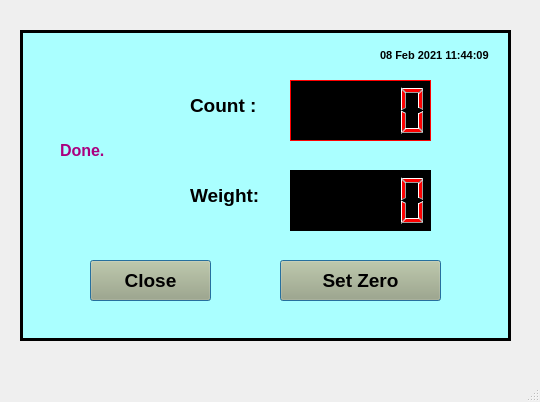
<?xml version="1.0" encoding="UTF-8"?>
<ui version="4.0">
 <class>MainWindow</class>
 <widget class="QMainWindow" name="MainWindow">
  <property name="geometry">
   <rect>
    <x>0</x>
    <y>0</y>
    <width>540</width>
    <height>402</height>
   </rect>
  </property>
  <property name="windowTitle">
   <string>MainWindow</string>
  </property>
  <widget class="QWidget" name="centralwidget">
   <widget class="QFrame" name="frame">
    <property name="geometry">
     <rect>
      <x>20</x>
      <y>30</y>
      <width>491</width>
      <height>311</height>
     </rect>
    </property>
    <property name="autoFillBackground">
     <bool>false</bool>
    </property>
    <property name="styleSheet">
     <string notr="true">background-color: rgb(170, 255, 255);
</string>
    </property>
    <property name="frameShape">
     <enum>QFrame::Box</enum>
    </property>
    <property name="frameShadow">
     <enum>QFrame::Plain</enum>
    </property>
    <property name="lineWidth">
     <number>3</number>
    </property>
    <widget class="QLabel" name="label">
     <property name="geometry">
      <rect>
       <x>360</x>
       <y>10</y>
       <width>121</width>
       <height>31</height>
      </rect>
     </property>
     <property name="font">
      <font>
       <family>Arial</family>
       <pointsize>8</pointsize>
       <weight>75</weight>
       <bold>true</bold>
      </font>
     </property>
     <property name="text">
      <string>08 Feb 2021 11:44:09</string>
     </property>
    </widget>
    <widget class="QLabel" name="label_2">
     <property name="geometry">
      <rect>
       <x>40</x>
       <y>110</y>
       <width>101</width>
       <height>21</height>
      </rect>
     </property>
     <property name="font">
      <font>
       <family>Arial</family>
       <pointsize>12</pointsize>
       <weight>75</weight>
       <bold>true</bold>
      </font>
     </property>
     <property name="styleSheet">
      <string notr="true">color: rgb(170, 0, 127);</string>
     </property>
     <property name="text">
      <string>Done.</string>
     </property>
    </widget>
    <widget class="QLabel" name="label_3">
     <property name="geometry">
      <rect>
       <x>170</x>
       <y>60</y>
       <width>81</width>
       <height>31</height>
      </rect>
     </property>
     <property name="font">
      <font>
       <family>Arial</family>
       <pointsize>14</pointsize>
       <weight>75</weight>
       <bold>true</bold>
      </font>
     </property>
     <property name="text">
      <string>Count :</string>
     </property>
    </widget>
    <widget class="QPushButton" name="pushButton_8">
     <property name="geometry">
      <rect>
       <x>70</x>
       <y>230</y>
       <width>121</width>
       <height>41</height>
      </rect>
     </property>
     <property name="font">
      <font>
       <family>Arial</family>
       <pointsize>14</pointsize>
       <weight>75</weight>
       <bold>true</bold>
      </font>
     </property>
     <property name="styleSheet">
      <string notr="true">background-color: rgb(170, 170, 127);
</string>
     </property>
     <property name="text">
      <string>Close</string>
     </property>
     <property name="autoDefault">
      <bool>true</bool>
     </property>
     <property name="default">
      <bool>true</bool>
     </property>
     <property name="flat">
      <bool>false</bool>
     </property>
    </widget>
    <widget class="QLabel" name="label_4">
     <property name="geometry">
      <rect>
       <x>20</x>
       <y>20</y>
       <width>101</width>
       <height>51</height>
      </rect>
     </property>
     <property name="font">
      <font>
       <family>Arial</family>
       <pointsize>10</pointsize>
       <weight>75</weight>
       <bold>true</bold>
      </font>
     </property>
     <property name="styleSheet">
      <string notr="true">color: rgb(170, 0, 127);</string>
     </property>
     <property name="text">
      <string/>
     </property>
     <property name="pixmap">
      <pixmap>../images/nms.png</pixmap>
     </property>
    </widget>
    <widget class="QLabel" name="label_5">
     <property name="geometry">
      <rect>
       <x>170</x>
       <y>150</y>
       <width>91</width>
       <height>31</height>
      </rect>
     </property>
     <property name="font">
      <font>
       <family>Arial</family>
       <pointsize>14</pointsize>
       <weight>75</weight>
       <bold>true</bold>
      </font>
     </property>
     <property name="text">
      <string>Weight:</string>
     </property>
    </widget>
    <widget class="QPushButton" name="pushButton_9">
     <property name="geometry">
      <rect>
       <x>260</x>
       <y>230</y>
       <width>161</width>
       <height>41</height>
      </rect>
     </property>
     <property name="font">
      <font>
       <family>Arial</family>
       <pointsize>14</pointsize>
       <weight>75</weight>
       <bold>true</bold>
      </font>
     </property>
     <property name="styleSheet">
      <string notr="true">background-color: rgb(170, 170, 127);
</string>
     </property>
     <property name="text">
      <string>Set Zero</string>
     </property>
     <property name="autoDefault">
      <bool>true</bool>
     </property>
     <property name="default">
      <bool>true</bool>
     </property>
     <property name="flat">
      <bool>false</bool>
     </property>
    </widget>
    <widget class="QLCDNumber" name="lcdNumber">
     <property name="geometry">
      <rect>
       <x>270</x>
       <y>50</y>
       <width>141</width>
       <height>61</height>
      </rect>
     </property>
     <property name="font">
      <font>
       <family>Arial</family>
       <weight>75</weight>
       <bold>true</bold>
      </font>
     </property>
     <property name="styleSheet">
      <string notr="true">background-color: rgb(0, 0, 0);
color: rgb(255, 0, 0);</string>
     </property>
     <property name="frameShadow">
      <enum>QFrame::Plain</enum>
     </property>
    </widget>
    <widget class="QLCDNumber" name="lcdNumber_2">
     <property name="geometry">
      <rect>
       <x>270</x>
       <y>140</y>
       <width>141</width>
       <height>61</height>
      </rect>
     </property>
     <property name="font">
      <font>
       <family>Arial</family>
       <weight>75</weight>
       <bold>true</bold>
      </font>
     </property>
     <property name="styleSheet">
      <string notr="true">background-color: rgb(0, 0, 0);
color: rgb(255, 0, 0);</string>
     </property>
    </widget>
   </widget>
  </widget>
  <widget class="QMenuBar" name="menubar">
   <property name="geometry">
    <rect>
     <x>0</x>
     <y>0</y>
     <width>540</width>
     <height>21</height>
    </rect>
   </property>
  </widget>
  <widget class="QStatusBar" name="statusbar"/>
 </widget>
 <resources/>
 <connections/>
</ui>
